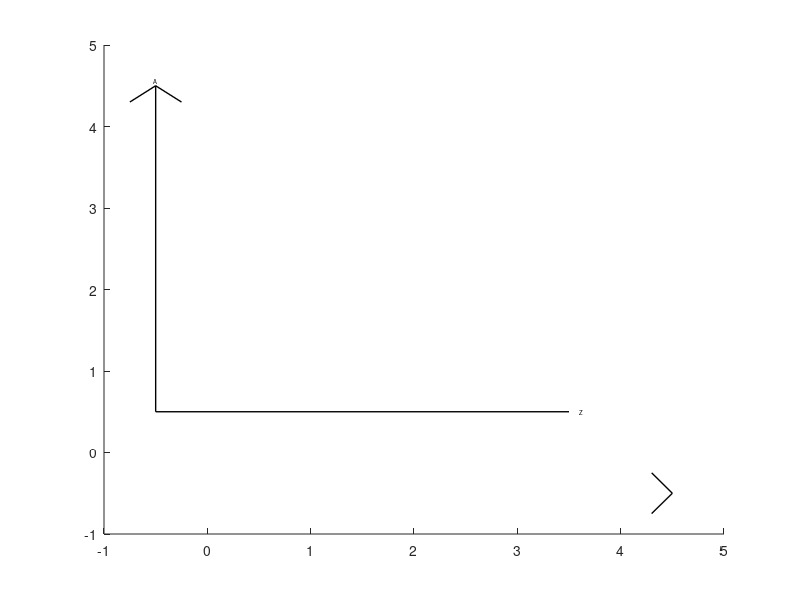

Recreate this plot in MATLAB. (Note: this script raises an error after producing the figure.)
% 0: Z/A
% 1: Z/N
% 2: N/Z
% add mass on the left

%
clear all
close all
scale=1;
fast=0;
shiftx=scale*60;% this is how much shift second part of n/z chart
%for switch_shift_y=[0 1 2]
% % for resol=[0 600]
% % for loop_unstable_isotopes=[ 0:1]
% %     for switch_shift_y=[ 0:2]
for loop_unstable_isotopes=[0  1 ]%0  1
    for switch_shift_y=[0 1 2]% 0 1 2
        clear pos_2d
        clear pos_2d_non_aliased
        disp('Initialize')
        if switch_shift_y==0
            txth='Z';
            txtv='A';
            
            type='Z_A_chart';
            fontsize=3.5;
            fontsize2=fontsize;
            
            maxypos=64;%nb cell vertical... used for modulo
            
            tab_shiftx=[0 10+2 20 30-1 0];
           maxypos=51;%nb cell vertical... used for modulo
           tab_shiftx=6*[0 1 2 3 4 5 6 7];
           tab_shiftx=[0 5+1 10 15-1 20-5 25-8 0];
            
        end
        if switch_shift_y==1
            txth='Z';
            txtv='N';
            type='Z_N_chart';
            
            fontsize=3.5;
            
            fontsize2=fontsize-0.5;
            
            
            maxypos=66;%nb cell vertical... used for modulo
            tab_shiftx=[0 16 32 0 ];
            maxypos=42;%nb cell vertical... used for modulo
            tab_shiftx=[0 6 12-6 18-10 0];
             maxypos=48;%nb cell vertical... used for modulo
            tab_shiftx=[0 8+1 16+1 24+1 32+1 0];
            
        end
        if switch_shift_y==2
              txth='N';
            txtv='Z';
            type='N_Z_chart';
            
            fontsize=1.5;
            fontsize=3.5;
            
            fontsize2=fontsize-0.3;
            fontsize2=fontsize-0.5;
            
            maxypos=64;%nb cell vertical... used for modulo
                                                            tab_shiftx=[0 60 0 ];

        end

        figure(switch_shift_y+1);clf;drawnow;hold on
        tic
        if switch_shift_y==0
                    origin=[-0.5 0.5];
        else
                    origin=[-0.5 -0.5];
        end
                    length_arrows_origin=4;
                    oi=0.5/2;
                    oa=0.2;
                    lwar=1;
                    %line of arrow
                    plot([origin(1,1) origin(1,1)],[origin(1,2) origin(1,2)+length_arrows_origin],'k-','LineWidth',lwar*scale);hold on
                    plot([origin(1,1) origin(1,1)+length_arrows_origin ],[origin(1,2) origin(1,2)],'k-','LineWidth',lwar*scale);hold on
                   %tip arrow
                    plot([origin(1,1)+oi origin(1,1) origin(1,1)-oi],length_arrows_origin+origin(1,2)+[ -oa 0 -oa],'k-','LineWidth',lwar*scale);hold on
                    plot(length_arrows_origin+origin(1,2)+[ -oa 0 -oa],[origin(1,1)+oi origin(1,1) origin(1,1)-oi],'k-','LineWidth',lwar*scale);hold on
%text

little_space_between_top_arrow_and_txt=0.1;
fontsizea=fontsize*1.2;
    text(origin(1,1)+length_arrows_origin+little_space_between_top_arrow_and_txt,origin(1,2),txth,'HorizontalAlignment','left','VerticalAlignment','middle','color','k','FontSize',fontsizea)
if switch_shift_y==2
    text(origin(1,1),origin(1,2)+length_arrows_origin+little_space_between_top_arrow_and_txt,txtv,'HorizontalAlignment','center','VerticalAlignment','bottom','color','k','FontSize',fontsizea)
else
      text(origin(1,1),origin(1,2)+length_arrows_origin+little_space_between_top_arrow_and_txt,txtv,'HorizontalAlignment','center','VerticalAlignment','top','color','k','FontSize',fontsizea)
  
end
        set(gcf,'color','w');
        disp('Read data')
        toc
        s=tdfread('./NMR_data.txt');
        Per_tab={'n','H','He','Li','Be','B','C','N','O','F','Ne','Na','Mg','Al','Si','P','S','Cl','Ar','K','Ca','Sc','Ti','V','Cr','Mn','Fe','Co','Ni','Cu','Zn','Ga','Ge','As','Se','Br',...
            'Kr','Rb','Sr','Y','Zr','Nb','Mo','Tc','Ru','Rh','Pd','Ag','Cd','In','Sn','Sb','Te','I','Xe','Cs','Ba','La','Ce','Pr','Nd','Pm','Sm','Eu','Gd','Tb','Dy','Ho','Er','Tm',...
            'Yb','Lu','Hf','Ta','W','Re','Os','Ir','Pt','Au','Hg','Tl','Pb','Bi','Po','At','Rn','Fr','Ra','Ac','Th','Pa','U','Np','Pu','Am','Cm','Bk','Cf','Es','Fm','Md','No','Lr',...
            'Rf'};
        if switch_shift_y<2
            pos_x_table_above=10000*ones(4,size(Per_tab,2));
            pos_x_table_below=-10000*ones(4,size(Per_tab,2));
        else
            pos_x_table_above=10000*ones(4,size(s.A,1));
            pos_x_table_below=-10000*ones(4,size(s.A,1));
            
        end
        %if switch_shift_y==0
        pos_iso=10000*ones(1,1+max(max(s.N-s.A*00000000)));
        pos_iso2=zeros(1,1+max(max(s.N-s.A*00000000)));
        %else
        %    pos_iso=10000*ones(1,1+max(max(s.N-s.A*switch_shift_y)));
        
        %end
        for loopi=1:size(s.A,1)
            txt=s.spin0x28halfs0x29(loopi,:);
            if strcmp(txt,'#VALUE!')
                s.Nu(loopi)=0;
                spintab(loopi)=1e6;
            else
                tmp_value=str2num(txt);
                if size(tmp_value,2)>0
                    spintab(loopi)=tmp_value;
                else
                    spintab(loopi)=1e6;
                    
                end
            end
        end
        disp('test data')
        toc
        
        
        s.Nu(585)=11.4;%???
        lim=2.7;
        %lim=100002.7;
        for loopi=1:size(s.Nu,1)
            if abs(s.Nu(loopi))>lim
                s.Nu(loopi)=lim*sign(s.Nu(loopi));
                
            end
        end
        if fast
            nb_colors=16;
        else
            nb_colors=512;
            
        end
        com_col=colormap(flipud(summer(nb_colors)));
        % com_col=colormap(copper(64));
        %  com_col=colormap('hsv');
        for loopi=1:size(com_col,1)
            a1=maxypos*(size(com_col,1)-loopi)/size(com_col,1);
            a2=maxypos*(size(com_col,1)-loopi+1)/size(com_col,1);
            if switch_shift_y~=2
                filcol=com_col(loopi,:);
            else
                filcol=com_col(size(com_col,1)-loopi+1,:);
                
            end
            fill(scale*([-1 -1 0 0 -1]-1.5*0+105-3),scale*[a1 a2 a2 a1 a1],filcol,'EdgeColor','none','LineWidth',1*scale);
            
            
            
        end
        drawnow
        
        disp('test data2')
        toc
        %search max(abs(nu))
        tmpdelll=s.Nu';
        maxnu=max(max(abs(tmpdelll./spintab)));
        table_AN=zeros(max(max(s.A))+1,max(max(s.N))+1);
        ignore=zeros(1,size(s.A,1));
        
        %make table of spins to ignore (keep the most stable when
        %multiple)
        disp(['Loop over ' num2str(size(s.A,1)) ' isotopes/spin'])
        
        for loopi=1:size(s.A,1)
            
            % check multiplet spins for given isotopes...
            tA=s.A(loopi,1)+1;
            tN=s.N(loopi,1)+1;
            loopi2=loopi;
            if  table_AN(tA,tN)~=0
                
                disp(['found multiple spins for isotope ' num2str(tN-1) '' Per_tab{tA} ' Keep longer lived'])
                
                
                %set t 1/2
                tmptxt=s.T10x2F2(loopi,:);
                del='#VALUE!    ';
                test=strcmp(tmptxt,del);
                if test
                    t1_2=-1;
                else
                    if strcmp(tmptxt,'')
                        t1_2=-2;
                    else
                        t1_2=str2num(tmptxt);
                    end
                end
                cur_t1_2=t1_2;
                %    disp(['Current (' num2str(loopi) '): t1/2 = ' num2str(cur_t1_2)])
                %set t 1/2
                tmptxt=s.T10x2F2(table_AN(tA,tN),:);
                del='#VALUE!    ';
                test=strcmp(tmptxt,del);
                if test
                    t1_2=-1;
                else
                    if strcmp(tmptxt,'')
                        t1_2=-2;
                    else
                        t1_2=str2num(tmptxt);
                    end
                end
                if cur_t1_2<=0 cur_t1_2=1e50;end
                if t1_2<=0 t1_2=1e50;end
                %     disp(['other (' num2str(table_AN(tA,tN)) '): t1/2 = ' num2str(t1_2)])
                if cur_t1_2<t1_2
                    ignore(1,loopi)=1;
                    loopi2=table_AN(tA,tN);
                    
                else
                    ignore(1,table_AN(tA,tN))=1;
                end
            end
            table_AN(tA,tN)=loopi2;
            
        end
        toc
        disp('second step')
        disp(['Loop over ' num2str(size(s.A,1)) ' isotopes/spin'])
        for loopi=1:size(s.A,1)
            if loopi>50
                %   drawnow
                %   break
            end
            if ignore(1,loopi)>0
                tA=s.A(loopi,1)+1;
                tN=s.N(loopi,1)+1;
                disp(['Ignored a spin for ' num2str(tN-1) '' Per_tab{tA} ' (' num2str(loopi) ')' ])
            else
                %set parameters
                tmptxt=s.T10x2F2(loopi,:);
                del='#VALUE!    ';
                test=strcmp(tmptxt,del);
                if test
                    t1_2=-1;
                else
                    if strcmp(tmptxt,'')
                        t1_2=-2;
                    else
                        t1_2=str2num(tmptxt);
                    end
                end
                %set nu
                nu=s.Nu(loopi);
                %set spin text
                txt=s.spin0x28halfs0x29(loopi,:);
                if strcmp(txt,'#VALUE!')
                    txt='';spin=[];
                else
                    spin=str2num(txt);
                    if spin/2==round(spin/2)
                        txt=num2str(spin/2);
                    else
                        txt=[num2str(spin) '/2'];
                    end
                end
                if switch_shift_y<2
                    
                    x=s.A(loopi,1);
                    
                    y=s.N(loopi,1);
                else
                    x=s.N(loopi,1);
                    
                    y=s.A(loopi,1);
                end
                y_orig=y;
                x_orig=x;
                if switch_shift_y==1
                    y=y-x;
                end
                corx=0;
                corxn=0;
                if switch_shift_y==2
                    x=x-y;
                    yo=y;
                    y=mod(y,maxypos);
                                                            shiftx=tab_shiftx(1,1+round((yo-y)/maxypos));

                    if y==yo
                        
                        corx=0;
                    else
                        corx=scale*shiftx;
                        
                    end
                else
                    yo=y;
                    y=mod(y,maxypos);
                    
                    shiftx=tab_shiftx(1,1+round((yo-y)/maxypos));
                    corx=scale*shiftx;
                     if (-1+ 1+round((yo-y)/maxypos))>0
                      shiftx=tab_shiftx(1, -1+ 1+round((yo-y)/maxypos));
                     end
                    corxn=scale*shiftx;
                    
                    
                end
                if size(spin,2)>0
                    pos1_64=1+round((nb_colors-1)*abs(nu/spin)/maxnu);
                    % if pos1_64>40
                    % pos1_64
                    % end
                    filcol1='g';
                    
                    filcol1=com_col(pos1_64,:);
                    
                    if (t1_2==0) || (t1_2>(100*365*24*3600)) % larger than 100 years
                        col='k';
                        filcol= filcol1;
                        coltxt='w';
                        coltxt='k';
                        
                    else
                        col='k';
                        col=0.8*[1 1 1];
                        filcol= filcol1;
                        coltxt='k';
                        
                        filcol= filcol1*0.3+0.7;
                        filcol= 'w';
                        
                    end
                    unstable_isotope=(t1_2<1e-3) && (t1_2>0);
                    if ~(unstable_isotope && loop_unstable_isotopes) % this is to eliminate the nuclear excited states
                        line_width=scale*0.5;
                        
                        color_frame='k';
                        disx=0.5;disy=0.5;
                        
                        
                        fill(scale*[x+disx x+disx x-disx x-disx x+disx]-corx,scale*[y+disy y-disy y-disy y+disy y+disy],filcol,'LineWidth',line_width)
                        if line_width>0
                            line(scale*[x+disx x+disx x-disx x-disx x+disx]-corx,scale*[y+disy y-disy y-disy y+disy y+disy],'LineWidth',line_width,'color',color_frame')
                        end
                        if unstable_isotope
                            color_frame='r';
                            disx=0.45;disy=disx;
                            line_width=scale*0.3;
                            if line_width>0
                                line(scale*[x+disx x+disx x-disx x-disx x+disx]-corx,scale*[y+disy y-disy y-disy y+disy y+disy],'LineWidth',line_width,'color',color_frame')
                            end
                        end
                        text(scale*x-corx,scale*y,txt,'HorizontalAlignment','center','FontSize',fontsize,'color',coltxt);
                        
                        
                        if pos_x_table_above(1,x+1)>y
                            if pos_x_table_above(1,x+1)>1000
                                pos_x_table_above(1,x+1)=y;
                                                        pos_x_table_above(3,x+1)=corx;
                                                        
                            else
                                if abs(pos_x_table_above(1,x+1)-y)>(maxypos/2) % store two values...
                                    pos_x_table_above(2,x+1)=pos_x_table_above(1,x+1);
                                    pos_x_table_above(4,x+1)=corxn;
                                    
                                end
                                pos_x_table_above(1,x+1)=y;
                                pos_x_table_above(3,x+1)=corx;
                                
                            end
                        end
                        if pos_x_table_below(1,x+1)<1000
                            pos_x_table_below(1,x+1)=y;
                            pos_x_table_below(3,x+1)=corx;
                        end
                        
                        if abs(pos_x_table_below(1,x+1)-y)>(maxypos/2) % store two values...
                            if pos_x_table_below(2,x+1)<y
                                pos_x_table_below(2,x+1)=y;
                                pos_x_table_below(4,x+1)=corx;
                            end
                        else
                            if pos_x_table_below(1,x+1)<y
                                pos_x_table_below(1,x+1)=y;
                                pos_x_table_below(3,x+1)=corx;
                            end
                            
                            %   pos_x_table_below(2,x+1)=pos_x_tapos_x_table_belowble_above(1,x+1);
                            %  pos_x_table_below(4,x+1)=corxn;
                            
                        end
%                                 pos_x_table_below(1,x+1)=y;
%                                 pos_x_table_below(3,x+1)=corx;
%                                 
%                             end
%                         end
                        if pos_iso(1,y_orig+1)>x
                            pos_iso(y_orig+1)=x;
                        end
                        if pos_iso2(1,y_orig+1)<x
                            pos_iso2(y_orig+1)=x;
                        end
                        %                         if y==22
                        %                             [x y]
                        %                             plot(x,y,'ro')
                        %                         end
                        pos_2d(x+2,y+2)=1;
                        if switch_shift_y==2
                            
                            pos_2d_non_aliased(x+2,yo+2)=1;
                        end
                        
                    end
                end
                if (loopi==1)
                    axis off
                    
                    %update...
                    
                    axis(scale*[-1.5 105 -1 maxypos+1])
                    
                    if switch_shift_y<2
                        
                        set(gca,'Ydir','reverse')
                    end
                    axis('equal')
                end
                if mod(loopi,100)==0
                    
                    drawnow
                end
            end
        end
        drawnow
        
        disp('Display element')
        toc
        %display Element
        if switch_shift_y<2
            
            for looopi=1:size( pos_x_table_above,2)
                x=looopi-1;
                for indi=1:2
                 y=(pos_x_table_above(indi,looopi)-1)';
                    corx=pos_x_table_above(2+indi,looopi);
%                                                             shiftx=tab_shiftx(1,1+round((yo-y)/maxypos));
% 
%                 if y==yo
%                     corx=0;
%                 else
%                     corx=scale*shiftx;
%                 end
                  %   corx=0;

                  if y<1000
                      text_above(x+2,y+1,scale,corx,fontsize,Per_tab{looopi})
                      dont_write(x+2,y+2)=1;% this is to avoid writing isotop text on the element text
                      pos_2d(x+2,y+2)=2;
                      
                      
                  end
                end
                for indi=1:2
                 y=(pos_x_table_below(indi,looopi)-1)';
                    corx=pos_x_table_below(2+indi,looopi);
%                                                             shiftx=tab_shiftx(1,1+round((yo-y)/maxypos));
% 
%                 if y==yo
%                     corx=0;
%                 else
%                     corx=scale*shiftx;
%                 end
                  %   corx=0;

                  if y>-1000
                    
                      
                      
                      text_below(x+2,y+1,scale,corx,fontsize,num2str(looopi-1))
                    %  if y>0
                      dont_write(x+2,y+4*1)=1;% this is to avoid writing isotop text on the element text
                      pos_2d(x+2,y+4*1)=2;
                   %   end
                      
                  end
                end
            end
        end
        if switch_shift_y==2
            
            for looopi=1:size( Per_tab,2)
                
                yo=looopi-1;
                y=(mod(looopi-1,maxypos));
                                                            shiftx=tab_shiftx(1,1+round((yo-y)/maxypos));

                if y==yo
                    corx=0;
                else
                    corx=scale*shiftx;
                end
                x=pos_iso(looopi)-1;
                if x<1000
                    % text(x,y-0.15+0.45,Per_tab{looopi},'HorizontalAlignment','center','VerticalAlignment','bottom','color','k','FontSize',fontsize);
                    text(scale*(x-0.2*0+0.15)-corx,scale*y,Per_tab{looopi},'HorizontalAlignment','right','VerticalAlignment','middle','color','k','FontSize',fontsize);
                    %  line([x-0.5 x x+0.5],y+[-0.0 -0.2 -0.0]+0.5,'color','k','LineWidth',0.5);
                    line(scale*(x+[-0.0 -0.2 -0.0]+0.5)-corx,scale*[y-0.5 y y+0.5],'color','k','LineWidth',0.5);
                    dont_write(x+2,y+2)=1;% this is to avoid writing isotop text on the element text
                    pos_2d(x+2,y+2)=2;
                    pos_2d_non_aliased(x+2,y+2)=2;
                    
                end
            end
        end
        drawnow
        disp('display isotope')
        
        toc
        dont_write(size(dont_write,1)+5,size(dont_write,2)+15)=0;%increase size or array to avoid zeros...
        pos_2d(size(pos_2d,1)+5,size(pos_2d,2)+15)=0;%increase size or array to avoid zeros...
        for looopi=1:size( pos_iso,2)
            
            x=pos_iso(looopi);
            
            if x<1000
                if switch_shift_y==0
                    yo=looopi-1;
                    y=1+mod(looopi-1,maxypos);
                      shiftx=tab_shiftx(1,1+round((yo+1-y)/maxypos));

                if y==yo
                    corx=0;
                else
                    corx=scale*shiftx;
                end
                    if pos_2d(x+2-1,y+2-1)==0
                        
                        text(scale*(x-0.5-0.25)-corx,scale*(y-1),num2str(looopi-1),'HorizontalAlignment','right','VerticalAlignment','middle','color','k','FontSize',fontsize2);
                        line(scale*([x x-0.2 x]-0.5)-corx,scale*(y+[-0.5 -0.0 0.5]-1),'color','k','LineWidth',0.5);
                    else
                        disp(['no isotop label for ' num2str(looopi-1) 'because already somehting in this place:' num2str(pos_2d(x+2-1,y+2-1)) ' ' num2str(x) ' ' num2str(y)])
                    end
                end
                if switch_shift_y==1
                    
                    y=1+mod(looopi-1-x,maxypos);
                    yo=looopi-1-x;
                    shiftx=tab_shiftx(1,1+round((yo-y)/maxypos));

                if y==yo
                    corx=0;
                else
                    corx=scale*shiftx;
                end
                    %bottom left
                    if dont_write(x+2 -1,y+2 )==0
                        
                        text(scale*(x-0.5-0.25+0.1)-corx,scale*(y-1+1.15),num2str(looopi-1),'HorizontalAlignment','right','VerticalAlignment','bottom','color','k','FontSize',fontsize2);
                        line(scale*([x x-0.2 ]-0.5)-corx,scale*(y+[0.5 0.5+0.2]-1),'color','k','LineWidth',0.5);
                    end
                    %top right
                    x=pos_iso2(looopi);
                    y=1+mod(looopi-1-x,maxypos);
                     yo=looopi-1-x;
                    shiftx=tab_shiftx(1,1+round((yo-y)/maxypos));

                if y==yo
                    corx=0;
                else
                    corx=scale*shiftx;
                end
                    if dont_write(x+2 +1,y+2 -2)==0
                        
                        text(scale*(x+0.5+0.25-0.1)-corx,scale*(y-1-1.15),num2str(looopi-1),'HorizontalAlignment','left','VerticalAlignment','top','color','k','FontSize',fontsize2);
                        line(scale*([x x+0.2 ]+0.5)-corx,scale*(y+[-0.5 -0.5-0.2]-1),'color','k','LineWidth',0.5);
                    end
                end
                
            end
        end
        if switch_shift_y==2
            
            for looopi=1:size( pos_2d_non_aliased,1)-2
                
                x=(looopi);
                tmp=pos_2d_non_aliased(x+2,:);
                tt=find(tmp==1);
                if size(tt,2)>0
                    %%% above
                    pos=size(tt,2);
                    yo=tt(1,pos)-2;
                    
                    y=mod(yo-0,maxypos)+0;
                                                            shiftx=tab_shiftx(1,1+round((yo-y)/maxypos));
                    if y==yo
                        corx=0;
                    else
                        corx=scale*shiftx;
                    end
                    if pos_2d_non_aliased(x+2,y+2+1)==0
                        text(scale*(x-corx),scale*(y   +0.15+0.45),num2str(looopi-1+1),'HorizontalAlignment','center','VerticalAlignment','bottom','color','k','FontSize',fontsize);
                        % line([x-0.5 x x+0.5],y+[0 -0.2 0]+0.5,'color','k','LineWidth',0.5);
                        line(scale*[x-0.5 x x+0.5]-corx,scale*(y    -[-0.0 -0.2 -0.0]+0.5),'color','k','LineWidth',0.5);
                        
                        %      text(scale*(x-0.5-0.25+0.1)-corx,scale*(y-1+1.15),num2str(looopi-1),'HorizontalAlignment','right','VerticalAlignment','bottom','color','k','FontSize',fontsize2);
                        %     line(scale*([x x-0.2 ]-0.5)-corx,scale*(y+[0.5 0.5+0.2]-1),'color','k','LineWidth',0.5);
                    end
                    %%% below
                    pos=1;
                    yo=tt(1,pos)-2;
                    
                    y=mod(yo-1,maxypos)+1;
                    if yo>0
                                                            shiftx=tab_shiftx(1,1+round((yo-y)/maxypos));
                    else
                       shiftx=0; 
                    end

                    if y==yo
                        corx=0;
                    else
                        corx=scale*shiftx;
                    end
                    if pos_2d_non_aliased(x+2,y+2-1)==0
                        text(scale*(x-corx),scale*(y   -0.15-0.45),num2str(looopi-1+1),'HorizontalAlignment','center','VerticalAlignment','top','color','k','FontSize',fontsize);
                        % line([x-0.5 x x+0.5],y+[0 -0.2 0]+0.5,'color','k','LineWidth',0.5);
                        line(scale*[x-0.5 x x+0.5]-corx,scale*(y    +[-0.0 -0.2 -0.0]-0.5),'color','k','LineWidth',0.5);
                        
                        %      text(scale*(x-0.5-0.25+0.1)-corx,scale*(y-1+1.15),num2str(looopi-1),'HorizontalAlignment','right','VerticalAlignment','bottom','color','k','FontSize',fontsize2);
                        %     line(scale*([x x-0.2 ]-0.5)-corx,scale*(y+[0.5 0.5+0.2]-1),'color','k','LineWidth',0.5);
                    end
                end
            end
        end
        
        drawnow
        disp('Rescale')
        toc
        drawnow
        
        
            axis(scale*[-1.5 105 -1 maxypos+1])
          %  axis(scale*[-5 10 -5 10])
            
        
        axis off
        if switch_shift_y<2
            
            set(gca,'Ydir','reverse')
        end
        axis('equal')
        
        si=[ 42.0 29.7 ]-1*2;%for A3 with 1 cm margin at both sides
        set(gcf, 'PaperUnits', 'centimeters');
        set(gcf, 'PaperSize', si);
        set(gcf, 'PaperPositionMode', 'manual');
        set(gcf, 'PaperPosition', [1 1 si]);
        fig = gcf;
        %  fig.InvertHardcopy = 'off';%to avoid change color
        %set(findall(gcf,'-property','FontSize'))
        %set(findall(gcf,'-property','FontName'),'FontName','Times New Roman')
        
        % Export file
        
        %  print('-r1200','-dpdf',['test' num2str(switch_shift_y) '_1200dpi.pdf'])
        if ~exist(['./' type 's'],'dir')
            mkdir(['./' type 's']);
        end
        disp('dump file')
        
        toc
        drawnow
        for resol=[600-fast*400  ]% 600 %0 for svg 300 (fast) 600 for high resolution pdf
            
            if loop_unstable_isotopes
                % print('-r600','-dpdf',['test' num2str(switch_shift_y) '_600dpi.pdf'])
                if resol==0
                    plot2svg(['./' type 's/' type  '.svg'])
                else
                    print(['-r' num2str(resol)],'-dpdf',['./' type 's/' type '_' num2str(resol) 'dpi.pdf'])
                end
            else
                if resol==0
                    plot2svg(['./' type 's/' type '_with_unstable_isotopes.svg'])
                else
                    print(['-r' num2str(resol)],'-dpdf',['./' type 's/' type '_with_unstable_isotopes_' num2str(resol) 'dpi.pdf'])
                end
            end
            %   print('-r600','-dtiff',['test' num2str(switch_shift_y) '_600dpi.tif'])
        end
        disp('end of dump file')
        toc
          %      fzuk

    end
end

